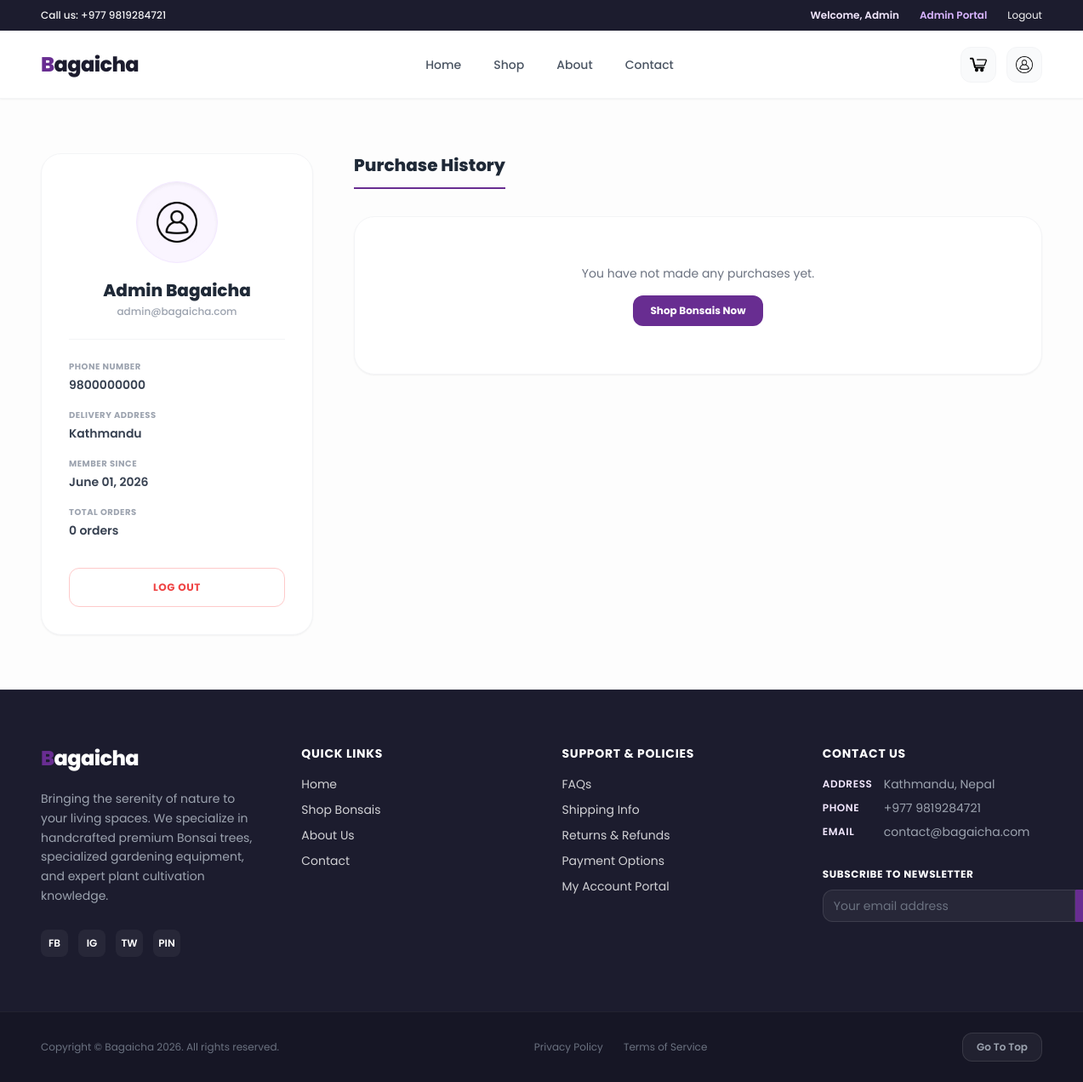
The app's page /profile.php (signed in) with its own data.
### tables this page shows
CREATE TABLE users (
    id INTEGER PRIMARY KEY AUTOINCREMENT,
    fname TEXT NOT NULL,
    lname TEXT NOT NULL,
    email TEXT UNIQUE NOT NULL,
    phone TEXT NOT NULL,
    address TEXT NOT NULL,
    password TEXT NOT NULL,
    created_at DATETIME DEFAULT CURRENT_TIMESTAMP
);

### profile.php (the view, shortened to what this page needs)
<?php
require_once 'db.php';
$lname = $_SESSION['lname'];
$email = $_SESSION['email'];
$user_stmt = $db->prepare("SELECT created_at, phone, address FROM users WHERE email = :email");
$user_stmt->bindValue(':email', $email, SQLITE3_TEXT);
$user_res = $user_stmt->execute();
$user_row = $user_res->fetchArray(SQLITE3_ASSOC);
$reg_date = $user_row ? date('F d, Y', strtotime($user_row['created_at'])) : "N/A";
$phone = $user_row ? $user_row['phone'] : (isset($_SESSION['phone']) ? $_SESSION['phone'] : "N/A");
$address = $user_row ? $user_row['address'] : (isset($_SESSION['address']) ? $_SESSION['address'] : "N/A");
$orders = [];
?>
<!DOCTYPE html>
<html lang="en">
<head>
    <?php
    require_once 'assets/partials/_head.php';
    ?>
</head>
<body class="bg-gray-50/30 text-gray-800 antialiased font-sans">
    <?php require_once 'header.php'; ?>
    <main class="max-w-7xl mx-auto py-12 md:py-16 px-6 md:px-12 flex flex-col lg:flex-row gap-12 animate-fade-in">
        <div class="w-full lg:w-80 shrink-0 bg-white border border-gray-100 rounded-3xl p-8 shadow-sm flex flex-col items-center text-center h-fit">
            <div class="w-24 h-24 rounded-full bg-purple-50 flex items-center justify-center border border-purple-100 mb-5 overflow-hidden shadow-inner shrink-0">
                <img src="./assets/img/misc/user.png" alt="Profile" class="w-12 h-12 object-contain">
            </div>
            <h2 class="text-xl font-extrabold text-gray-800 mb-1 leading-tight"><?php echo htmlspecialchars($fname . ' ' . $lname); ?></h2>
            <p class="text-xs text-gray-400 mb-6 font-medium"><?php echo htmlspecialchars($email); ?></p>
            <div class="w-full border-t border-gray-100 pt-6 text-left space-y-4">
                <div>
                    <span class="block text-[10px] font-bold text-gray-400 uppercase tracking-wider mb-0.5">Phone Number</span>
                    <strong class="text-sm font-semibold text-gray-700"><?php echo htmlspecialchars($phone); ?></strong>
                </div>
                <div>
                    <span class="block text-[10px] font-bold text-gray-400 uppercase tracking-wider mb-0.5">Delivery Address</span>
                    <strong class="text-sm font-semibold text-gray-700"><?php echo htmlspecialchars($address); ?></strong>
                </div>
                <div>
                    <span class="block text-[10px] font-bold text-gray-400 uppercase tracking-wider mb-0.5">Member Since</span>
                    <strong class="text-sm font-semibold text-gray-700"><?php echo $reg_date; ?></strong>
                </div>
                <div>
                    <span class="block text-[10px] font-bold text-gray-400 uppercase tracking-wider mb-0.5">Total Orders</span>
                    <strong class="text-sm font-semibold text-gray-700"><?php echo count($orders); ?> orders</strong>
                </div>
            </div>
            <a href="logout.php" class="w-full bg-white hover:bg-red-50 text-red-500 font-bold border border-red-200 hover:border-red-300 rounded-xl py-3.5 text-xs tracking-wider uppercase mt-8 text-center block transition-colors cursor-pointer">Log Out</a>
        </div>
        <div class="flex-1 min-w-0">
            <h2 class="text-xl font-extrabold text-gray-800 border-b-2 border-primary pb-3 mb-8 w-fit">Purchase History</h2>
            <?php if (empty($orders)): ?>
                <div class="bg-white border border-gray-100 rounded-3xl py-14 px-4 text-center shadow-sm">
                    <p class="text-gray-500 text-sm mb-4">You have not made any purchases yet.</p>
                    <a href="shop.php" class="inline-block bg-primary hover:bg-primary-dark text-white text-xs font-bold rounded-xl px-5 py-2.5 transition-colors">Shop Bonsais Now</a>
                </div>
            <?php endif; ?>
        </div>
    </main>
    <?php require_once 'footer.php'; ?>
</body>
</html>

### assets/css/style.css (style rules this page uses)
.animate-fade-in { animation: fadeIn 0.4s cubic-bezier(0.16, 1, 0.3, 1) forwards; }

### records on screen
users: phone "9800000000", address "Kathmandu", created_at "June 01, 2026"

### other values on screen
$fname "Admin"
$fname . ' ' . $lname "Admin Bagaicha"
$email "admin@bagaicha.com"
count($orders) "0"
